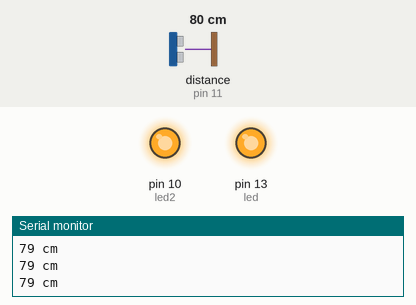
The sketch below on a simulated Arduino Uno, built with avr-gcc and run on an emulated ATmega328P. Shown: output pins drawn as LEDs (lit = HIGH), the last lines printed to the serial monitor. Wiring (inferred from the names in the program): ultrasonic range finder: trigger pin 12; echo pin 11. The test bench sets the inputs (shaded band); at power-on: distance to the obstacle (sensor on pin 11) 80 cm. The echo pulse lasts 58.3 µs per cm; pins used as bus, display or sensor lines are not drawn.

Above: at 1.2 s.
1.3 s: distance to the obstacle (sensor on pin 11) set to 115 cm
4.1 s: distance to the obstacle (sensor on pin 11) set to 126 cm
At 6.8 s:
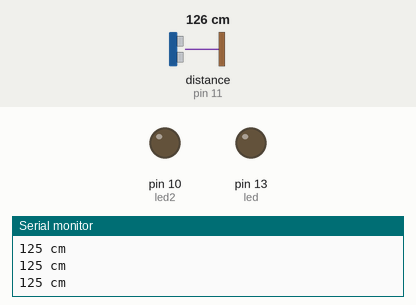
7.1 s: distance to the obstacle (sensor on pin 11) set to 18 cm
At 8.3 s:
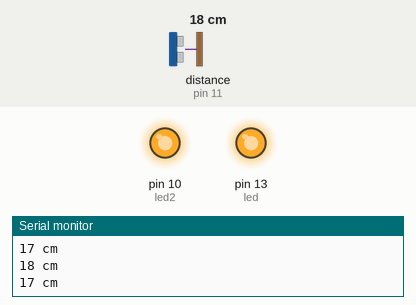
9.1 s: distance to the obstacle (sensor on pin 11) set to 13 cm
12.1 s: distance to the obstacle (sensor on pin 11) set to 10 cm
At 14.5 s:
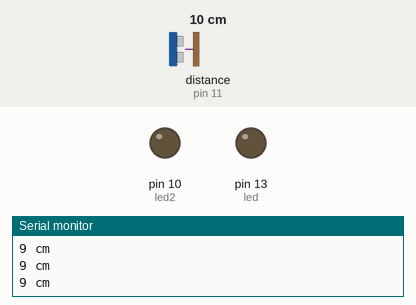
Timing chart, 0 to 16.0 s (numbered marks = the images above; inputs shaded):
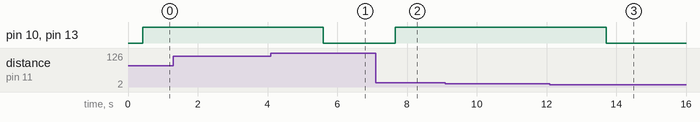

The sketch:

in_production.ino
```cpp
/*
HC-SR04 Ping distance sensor]
VCC to arduino 5v GND to arduino GND
Echo to Arduino pin 13 Trig to Arduino pin 12
Red POS to Arduino pin 11
Green POS to Arduino pin 10
560 ohm resistor to both LED NEG and GRD power rail
More info at: http://goo.gl/kJ8Gl
Original code improvements to the Ping sketch sourced from Trollmaker.com
Some code and wiring inspired by http://en.wikiversity.org/wiki/User:Dstaub/robotcar
*/

#define trigPin 12
#define echoPin 11
#define led 13
#define led2 10

int distance1 = 0;
int distance2 = 0;
int distance3 = 0;
int distance4 = 0;
int distance5 = 0;
int distance6 = 0;
int distance7 = 0;
int distance8 = 0;
int distance9 = 0;
int distance10 = 0;
int MAX = 120;
int polling;
int visitor;

void setup() {
  Serial.begin (9600);
  pinMode(trigPin, OUTPUT);
  pinMode(echoPin, INPUT);
  pinMode(led, OUTPUT);
  pinMode(led2, OUTPUT);
}

void loop() {


  //MEASURE DISTANCE USING HC-SR04
  long duration, distance;
 digitalWrite(trigPin, LOW);
  delayMicroseconds(2);
  digitalWrite(trigPin, HIGH);
  delayMicroseconds(10);
  digitalWrite(trigPin, LOW);
  duration = pulseIn(echoPin, HIGH);
  distance = (duration/2) / 29.1;


//RESET POLLING
  polling = 0;

// ADVANCE POLLING NUMBERS FOR THIS CYCLE

  distance10 = distance9;
 // AND TEST IF IT CONTRIBUTES TO THE POLLING TOTAL
 if (distance10 > 10 && distance10 < MAX)
   {polling = polling + 1;}

  distance9 = distance8;
 if (distance9 > 10 && distance9 < MAX)
    {polling = polling + 1;}

  distance8 = distance7;
 if (distance8 > 10 && distance8 < MAX)
    {polling = polling + 1;}

    distance7 = distance6;
 if (distance7 > 10 && distance7 < MAX)
    {polling = polling + 1;}

     distance6 = distance5;
 if (distance6 > 10 && distance6 < MAX)
    {polling = polling + 1;}

     distance5 = distance4;
 if (distance5 > 10 && distance5 < MAX)
    {polling = polling + 1;}

     distance4 = distance3;
 if (distance4 > 10 && distance4 < MAX)
    {polling = polling + 1;}

     distance3 = distance2;
 if (distance3 > 10 && distance3 < MAX)
    {polling = polling + 1;}

     distance2 = distance1;
 if (distance2 > 10 && distance2 < MAX)
    {polling = polling + 1;}

    distance1 = distance;
 if (distance1 > 10 && distance1 < MAX)
   {polling = (polling + 1);}

// TEST POLLING TO DETERMINE IF SOMEONE IS THERE

// if (polling > 5) {visitor = 1;}

 //if (polling <= 5) {visitor = 0;}

// LIGHT OR NOT

 if (polling > 2) {
   digitalWrite(led,HIGH);
   digitalWrite(led2,HIGH);}

//if (visitor = 0)
else {
   digitalWrite(led,LOW);
   digitalWrite(led2,LOW);}

 //REPORT TO SERIAL MONITOR
    Serial.print(distance);
    Serial.println(" cm  ");

  delay(200);
}
```

Measured:
- the behaviour switches between 120 and 121 cm on distance to the obstacle (sensor on pin 11) (found by bisection; images 0 and 1)
- the behaviour switches between 12 and 11 cm on distance to the obstacle (sensor on pin 11) (found by bisection; images 2 and 3)
- after the input at 4.1 s, pin 10 (led2), pin 13 (led): HIGH → LOW after 1.5 s
- after the input at 7.1 s, pin 10 (led2), pin 13 (led): LOW → HIGH after 0.56 s
- after the input at 12.1 s, pin 10 (led2), pin 13 (led): HIGH → LOW after 1.6 s
